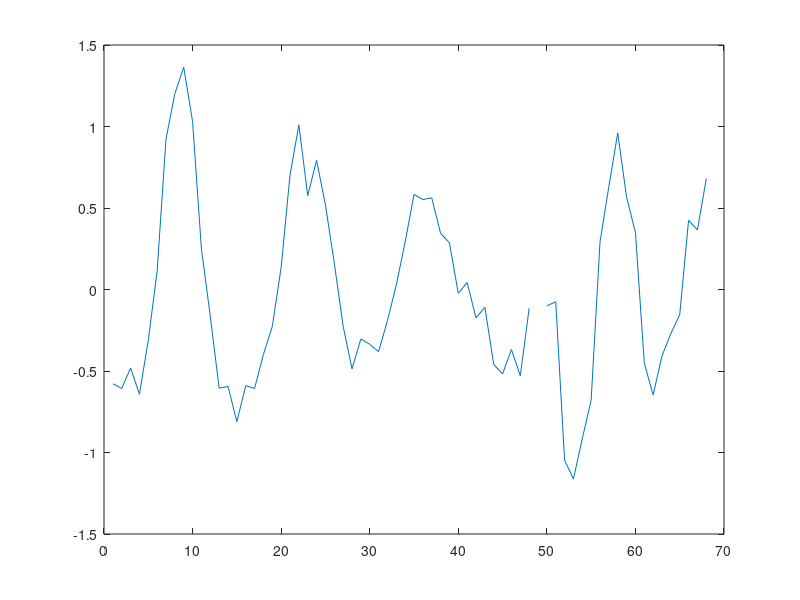

Reproduce this figure in MATLAB. (Note: this script raises an error after producing the figure.)
% if ~exist('Gene')
if ~exist('Gene')
    load('Gene');
end

 figure(3);
 clf

%gene = Gene.E2F1.Value(1,41:108)';
gene = Gene.CCNF.Value(41:108)';

plot(gene)
hold on

windowSize = 2;
Range_divider_thr = 60;


[Discretized,ts_smoothes] = up_discretize(gene,windowSize,Range_divider_thr);

plot([Discretized(1);Discretized],'linewidth',2);
%plot(sign(gene(3:end)),'g')
%plot(y)
